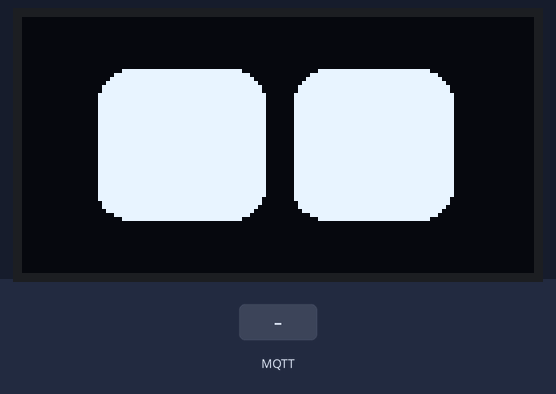
A sketch run on a simulated ESP8266 (NodeMCU). On the bench: 128×64 one-colour display. Inputs (shaded band) come from the test bench. WiFi joins after 1.5 s; servers stay silent unless stated; random numbers use the default seed unless the sketch sets one; no MQTT or app messages arrive unless stated; what the sketch prints to the serial monitor is not drawn.

Above: at 2.7 s.
2.8 s: MQTT message "Sad" arrives on the first subscribed topic
At 3.9 s:
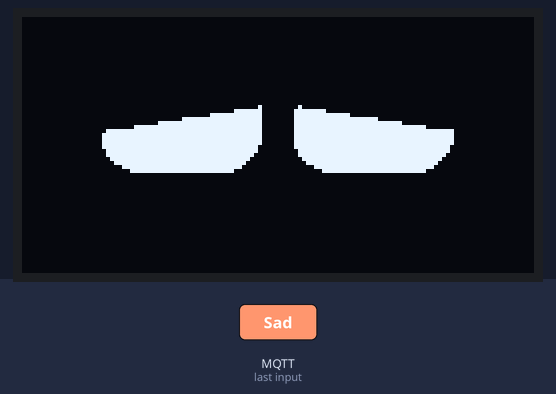
4.8 s: MQTT message "Normal" arrives on the first subscribed topic
At 4.99 s:
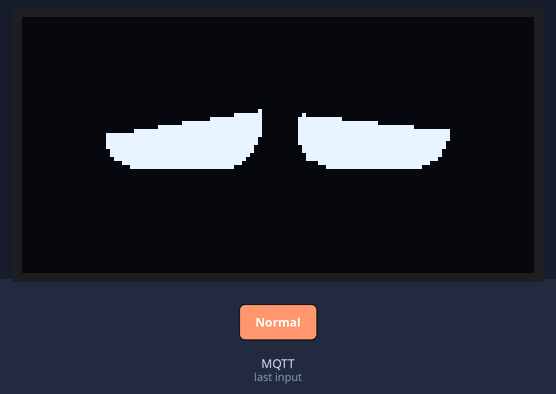
6.3 s: MQTT message "Angry" arrives on the first subscribed topic
At 6.95 s:
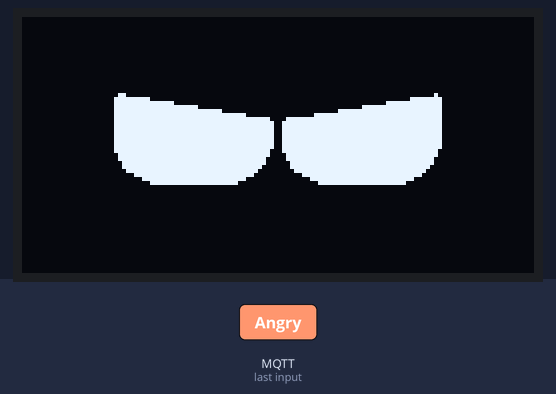
8.1 s: MQTT message "Glee" arrives on the first subscribed topic
At 8.57 s:
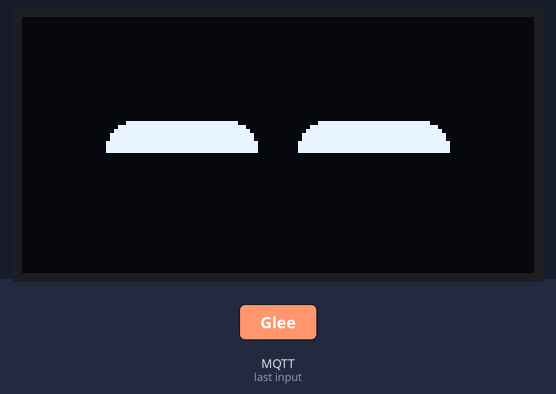
9.9 s: MQTT message "Happy" arrives on the first subscribed topic
At 10.9 s:
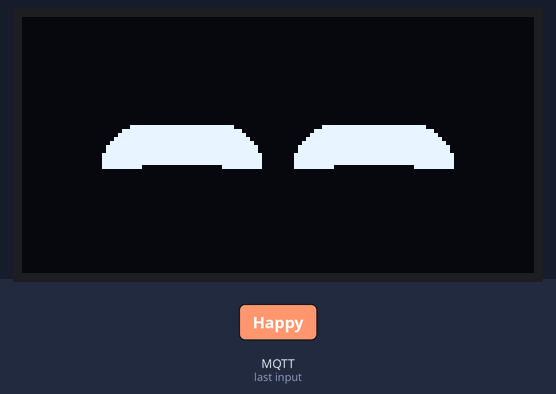
11.5 s: MQTT message "Worried" arrives on the first subscribed topic
At 13.0 s:
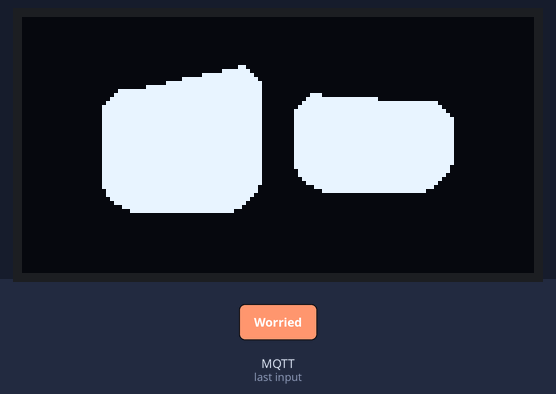
Timing chart, 0 to 14.3 s (numbered marks = the images above; inputs shaded):
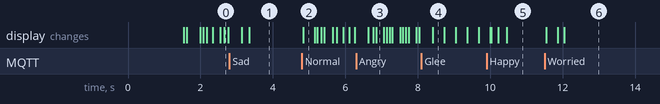

Measured:
- after the input at 4.8 s, the display: changes at once (image 2)
- after the input at 11.5 s, the display: first changes at once (image 6 shows a later state)

The sketch:

face.ino
```cpp
#include <ESP8266WiFi.h>
#include <ESP8266WebServer.h>
#include <PubSubClient.h>
#include "Face.h"

// WiFi配置
const char* ssid = "your";  // 替换为您的WiFi名称
const char* password = "your";  // 替换为您的WiFi密码
const char* mqtt_server = "your"; // 替换为您的MQTT代理地址
const char* mqtt_user = "your"; // 替换为您的MQTT用户名
const char* mqtt_password = "your"; // 替换为您的MQTT密码

WiFiClient espClient;
PubSubClient client(espClient);
// Web服务器对象
ESP8266WebServer server(80);

// 面部对象
Face *face;

// 初始化WiFi连接
void setup_wifi() {
  delay(10);
  Serial.println();
  Serial.print("连接到 ");
  Serial.println(ssid);
  WiFi.begin(ssid, password);

  while (WiFi.status() != WL_CONNECTED) {
    delay(500);
    Serial.print(".");
  }

  Serial.println("");
  Serial.println("WiFi已连接");
  Serial.println("IP地址: ");
  Serial.println(WiFi.localIP());
}

// 处理根路径的HTTP请求
void handleRoot() {
  String html = "<html><head><meta charset='UTF-8'></head><body><h1>表情控制台</h1>"
                "<p><a href=\"/set-emotion?emotion=Normal\">正常</a></p>"
                "<p><a href=\"/set-emotion?emotion=Angry\">生气</a></p>"
                "<p><a href=\"/set-emotion?emotion=Glee\">快乐</a></p>"
                "<p><a href=\"/set-emotion?emotion=Happy\">高兴</a></p>"
                "<p><a href=\"/set-emotion?emotion=Sad\">悲伤</a></p>"
                "<p><a href=\"/set-emotion?emotion=Worried\">担忧</a></p>"
                "<p><a href=\"/set-emotion?emotion=Focused\">专注</a></p>"
                "<p><a href=\"/set-emotion?emotion=Annoyed\">烦躁</a></p>"
                "<p><a href=\"/set-emotion?emotion=Surprised\">惊讶</a></p>"
                "<p><a href=\"/set-emotion?emotion=Skeptic\">怀疑</a></p>"
                "<p><a href=\"/set-emotion?emotion=Frustrated\">沮丧</a></p>"
                "<p><a href=\"/set-emotion?emotion=Unimpressed\">无感</a></p>"
                "<p><a href=\"/set-emotion?emotion=Sleepy\">困倦</a></p>"
                "<p><a href=\"/set-emotion?emotion=Suspicious\">怀疑</a></p>"
                "<p><a href=\"/set-emotion?emotion=Squint\">眯眼</a></p>"
                "<p><a href=\"/set-emotion?emotion=Furious\">狂怒</a></p>"
                "<p><a href=\"/set-emotion?emotion=Scared\">害怕</a></p>"
                "<p><a href=\"/set-emotion?emotion=Awe\">敬畏</a></p>"
                "</body></html>";
  server.send(200, "text/html", html);
}

// 处理设置表情的HTTP请求
void handleSetEmotion() {
  String emotion = server.arg("emotion");
  setEmotion(emotion);
  server.send(200, "text/html", "<html><head><meta charset='UTF-8'></head><body><h1>表情已设置为 " + emotion + "</h1>"
                                "<p><a href=\"/\">返回主页面</a></p></body></html>");
}

void setEmotion(String emotion) {
  if (emotion == "Normal") {
    face->Expression.GoTo_Normal();
  } else if (emotion == "Angry") {
    face->Expression.GoTo_Angry();
  } else if (emotion == "Glee") {
    face->Expression.GoTo_Glee();
  } else if (emotion == "Happy") {
    face->Expression.GoTo_Happy();
  } else if (emotion == "Sad") {
    face->Expression.GoTo_Sad();
  } else if (emotion == "Worried") {
    face->Expression.GoTo_Worried();
  } else if (emotion == "Focused") {
    face->Expression.GoTo_Focused();
  } else if (emotion == "Annoyed") {
    face->Expression.GoTo_Annoyed();
  } else if (emotion == "Surprised") {
    face->Expression.GoTo_Surprised();
  } else if (emotion == "Skeptic") {
    face->Expression.GoTo_Skeptic();
  } else if (emotion == "Frustrated") {
    face->Expression.GoTo_Frustrated();
  } else if (emotion == "Unimpressed") {
    face->Expression.GoTo_Unimpressed();
  } else if (emotion == "Sleepy") {
    face->Expression.GoTo_Sleepy();
  } else if (emotion == "Suspicious") {
    face->Expression.GoTo_Suspicious();
  } else if (emotion == "Squint") {
    face->Expression.GoTo_Squint();
  } else if (emotion == "Furious") {
    face->Expression.GoTo_Furious();
  } else if (emotion == "Scared") {
    face->Expression.GoTo_Scared();
  } else if (emotion == "Awe") {
    face->Expression.GoTo_Awe();
  }
}

void setup() {
  Serial.begin(9600);

  // 初始化WiFi连接
  setup_wifi();
  client.setServer(mqtt_server, 1883);
  client.setCallback(callback);

  // 创建一个新的面部对象，设置屏幕宽度、高度和眼睛大小
  face = new Face(/* screenWidth = */ 128, /* screenHeight = */ 64, /* eyeSize = */ 40);
  // 设置当前表情为正常
  face->Expression.GoTo_Normal();

  // 自动在不同的行为之间切换（基于分配给每种情绪的权重随机选择新的行为）
  face->RandomBehavior = true;

  // 自动眨眼
  face->RandomBlink = true;
  // 设置眨眼的间隔时间
  face->Blink.Timer.SetIntervalMillis(4000);

  // 自动选择新的随机方向看
  face->RandomLook = false;

  // 配置Web服务器路由
  server.on("/", handleRoot);
  server.on("/set-emotion", handleSetEmotion);
  server.begin();

  Serial.println("HTTP服务器已启动");
}

void loop() {
  if (!client.connected()) {
    reconnect();
  }
  client.loop();
  // 处理Web服务器客户端请求
  server.handleClient();

  // 更新面部显示
  face->Update();
}

void reconnect() {
  while (!client.connected()) {
    Serial.print("尝试MQTT连接...");
    if (client.connect("ESP8266Client_face", mqtt_user, mqtt_password)) {
      Serial.println("已连接");
      client.subscribe("emotion/control");
    } else {
      Serial.print("连接失败, rc=");
      Serial.print(client.state());
      Serial.println(" 5秒后重试");
      delay(5000);
    }
  }
}

void callback(char* topic, byte* payload, unsigned int length) {
  String message;
  for (int i = 0; i < length; i++) {
    message += (char)payload[i];
  }

  if (String(topic) == "emotion/control") {
    setEmotion(message);
    String response = "表情设置为 " + message;
    Serial.println(response);
    client.publish("emotion/status", response.c_str());
  }
}
```

Animations.h
```cpp
// (licence header left out)
#ifndef _ANIMATIONS_h
#define _ANIMATIONS_h

#include <Arduino.h>

class IAnimation {
public:
	virtual float GetValue() = 0;
	virtual float GetValue(unsigned long overWriteMillis) = 0;
	virtual unsigned long GetElapsed() = 0;

private:
	virtual float Calculate(unsigned long elapsedMillis) = 0;
};

class AnimationBase : IAnimation {
  public:
	  AnimationBase(unsigned long interval) : Interval(interval), StarTime(millis()) {}

	  unsigned long Interval;
	  unsigned long StarTime;

	  virtual void Restart() {
		  StarTime = millis();
	  }
	  float GetValue() override final {
		  return GetValue(GetElapsed());
	  }
	  float GetValue(unsigned long elapsedMillis) override final {
		  return Calculate(elapsedMillis);
	  }
	  unsigned long GetElapsed() override {
		  return static_cast<unsigned long> (millis() - StarTime);
	  }

  protected:
	  float Calculate(unsigned long elapsedMillis) override { return 0.0; }
};

class DeltaAnimation : public AnimationBase {
  public:
	  unsigned long StarTime;
	  DeltaAnimation(unsigned long interval) : AnimationBase(interval) {};
	  float Calculate(unsigned long elapsedMillis) {
		  if (elapsedMillis < Interval)	{
			  return 0.0f;
		  }
		  else {
			  return 1.0f;
		  }
	  };
};


class StepAnimation : public AnimationBase {
  public:
	  unsigned long Interval;
	  unsigned long StarTime;
	  bool IsActive = true;
  	StepAnimation(unsigned long interval) : AnimationBase(interval) {};

	  float Calculate(unsigned long elapsedMillis) {
		  if (elapsedMillis < Interval)	{
			  return 0.0f;
		  }
		  return 1.0f;
	  };
};


class RampAnimation : public AnimationBase {
public:

	unsigned long StarTime;
	bool IsActive = true;

	RampAnimation(unsigned long interval) : AnimationBase(interval) {};

	float Calculate(unsigned long elapsedMillis) {
		if (elapsedMillis < Interval)	{
			return static_cast<float>(elapsedMillis) / Interval;
		}
		return 1.0f;
	};
};

class TriangleAnimation : public AnimationBase {
public:

	TriangleAnimation(unsigned long interval) : AnimationBase(interval) {
		_t0 = interval / 2;
		_t1 = interval - _t0;
	}
	TriangleAnimation(unsigned long t0, unsigned long t1) : AnimationBase(t0 + t1) {
		_t0 = t0;
		_t1 = t1;
	};
	float Calculate(unsigned long elapsedMillis) {
		if (elapsedMillis % Interval < _t0) {
			return static_cast<float>(elapsedMillis % Interval) / _t0;
		}
		return 1.0f - (static_cast<float>(elapsedMillis % Interval) - _t0) / _t1;
	};
	unsigned long _t0;
	unsigned long _t1;
};


class TrapeziumAnimation : public AnimationBase {
public:
	TrapeziumAnimation(unsigned long t) : AnimationBase(t) {
		_t0 = t / 3;
		_t1 = _t0;
		_t2 = t - _t0 - _t1;
	};
	TrapeziumAnimation(unsigned long t0, unsigned long t1, unsigned long t2) : AnimationBase(t0 + t1 + t2) {
		_t0 = t0;
		_t1 = t1;
		_t2 = t2;
	};
	float Calculate(unsigned long elapsedMillis) override {
		if (elapsedMillis > Interval) return 0.0;
		if (elapsedMillis < _t0) {
			return static_cast<float>(elapsedMillis) / _t0;
		}
		else if (elapsedMillis < _t0 + _t1) {
			return 1.0f;
		}
		else {
			return 1.0f - (static_cast<float>(elapsedMillis) - _t1 - _t0) / _t2;
		}
	};

	unsigned long _t0;
	unsigned long _t1;
	unsigned long _t2;
};


class TrapeziumPulseAnimation : public AnimationBase {
public:
	TrapeziumPulseAnimation(unsigned long t) : AnimationBase(t) {
		_t0 = 0;
		_t1 = t / 3;
		_t2 = t - _t0 - _t0;
		_t3 = _t1;
		_t4 = 0;
	};

	TrapeziumPulseAnimation(unsigned long t0, unsigned long t1, unsigned long t2) : AnimationBase(t0 + t1 + t2) {
		_t0 = 0;
		_t1 = t0;
		_t2 = t1;
		_t3 = t2;
		_t4 = 0;
	};

	TrapeziumPulseAnimation(unsigned long t0, unsigned long t1, unsigned long t2, unsigned long t3, unsigned long t4) : AnimationBase(t0 + t1 + t2 + t3 + t4) {
		_t0 = t0;
		_t1 = t1;
		_t2 = t2;
		_t3 = t3;
		_t4 = t4;
	};

	float Calculate(unsigned long elapsedMillis) override {
		unsigned long elapsed = elapsedMillis % Interval;

		if (elapsed < _t0) {
			return 0.0;
		}
		if (elapsed < _t0 + _t1) {
			return static_cast<float>(elapsed - _t0) / _t1;
		}
		else if (elapsed < _t0 + _t1 + _t2)	{
			return 1.0f;
		}
		else if (elapsed < _t0 + _t1 + _t2 + _t3)	{
			return 1.0f - (static_cast<float>(elapsed) - _t2 - _t1 - _t0) / _t3;
		}
		return 0.0;
	};

	void SetInterval(uint16_t t) {
		_t0 = 0;
		_t1 = t / 3;
		_t2 = t - _t0 - _t0;
		_t3 = _t1;
		_t4 = 0;
		Interval = _t0 + _t1 + _t2 + _t3 + _t4;
	}

	void SetTriangle(uint16_t t, uint16_t delay) {
		_t0 = 0;
		_t1 = t / 2;
		_t2 = 0;
		_t3 = _t1;
		_t4 = delay;
		Interval = _t0 + _t1 + _t2 + _t3 + _t4;
	}

	void SetTriangleCuadrature(uint16_t t, uint16_t delay) {
		_t0 = delay;
		_t1 = t / 2;
		_t2 = 0;
		_t3 = _t1;
		_t4 = 0;
		Interval = _t0 + _t1 + _t2 + _t3 + _t4;
	}

	void SetPulse(uint16_t t, uint16_t delay) {
		_t0 = 0;
		_t1 = t / 3;
		_t2 = t - _t0 - _t0;
		_t3 = _t1;
		_t4 = delay;
		Interval = _t0 + _t1 + _t2 + _t3 + _t4;
	}

	void SetPulseCuadrature(uint16_t t, uint16_t delay) {
		_t0 = delay;
		_t1 = t / 3;
		_t2 = t - _t0 - _t0;
		_t3 = _t1;
		_t4 = 0;
		Interval = _t0 + _t1 + _t2 + _t3 + _t4;
	}

	void SetInterval(uint16_t t0, uint16_t t1, uint16_t t2, uint16_t t3, uint16_t t4) {
		_t0 = t0;
		_t1 = t1;
		_t2 = t2;
		_t3 = t3;
		_t4 = t4;
		Interval = _t0 + _t1 + _t2 + _t3 + _t4;
	}

	unsigned long _t0;
	unsigned long _t1;
	unsigned long _t2;
	unsigned long _t3;
	unsigned long _t4;
};

#endif
```

BlinkAssistant.cpp
```cpp
// (licence header left out)
#include "BlinkAssistant.h"
#include "Face.h"

BlinkAssistant::BlinkAssistant(Face& face) : _face(face), Timer(3500) {
	Timer.Start();
}

void BlinkAssistant::Update() {
	Timer.Update();

	if (Timer.IsExpired()) {
		Blink();
	}
}

void BlinkAssistant::Blink() {
	_face.LeftEye.BlinkTransformation.Animation.Restart();
	_face.RightEye.BlinkTransformation.Animation.Restart();
	Timer.Reset();
}
```

BlinkAssistant.h
```cpp
// (licence header left out)
#ifndef _BLINKASSISTANT_h
#define _BLINKASSISTANT_h

#include <Arduino.h>
#include "Animations.h"
#include "AsyncTimer.h"

class Face;

class BlinkAssistant {
 protected:
	Face&  _face;

 public:
	BlinkAssistant(Face& face);

	AsyncTimer Timer;

	void Update();
	void Blink();
};

#endif
```

Common.h
```cpp
#ifndef COMMON_h
#define COMMON_h

#include <U8g2lib.h>

extern U8G2_SSD1306_128X64_NONAME_F_SW_I2C u8g2;

#endif
```

Eye.cpp
```cpp
// (licence header left out)
#include "Eye.h"

Eye::Eye(Face& face) : _face(face) {

  this->IsMirrored = false;

	ChainOperators();
	Variation1.Animation._t0 = 200;
	Variation1.Animation._t1 = 200;
	Variation1.Animation._t2 = 200;
	Variation1.Animation._t3 = 200;
	Variation1.Animation._t4 = 0;
	Variation1.Animation.Interval = 800;

	Variation2.Animation._t0 = 0;
	Variation2.Animation._t1 = 200;
	Variation2.Animation._t2 = 200;
	Variation2.Animation._t3 = 200;
	Variation2.Animation._t4 = 200;
	Variation2.Animation.Interval = 800;
}

void Eye::ChainOperators() {
	Transition.Origin = &Config;
	Transformation.Input = &Config;
	Variation1.Input = &(Transformation.Output);
	Variation2.Input = &(Variation1.Output);
	BlinkTransformation.Input = &(Variation2.Output);
	FinalConfig = &(BlinkTransformation.Output);
}

void Eye::Update() {
	Transition.Update();
	Transformation.Update();
	Variation1.Update();
	Variation2.Update();
	BlinkTransformation.Update();
}

void Eye::Draw() {
	Update();
	EyeDrawer::Draw(CenterX, CenterY, FinalConfig);
}

void Eye::ApplyPreset(const EyeConfig config) {
	Config.OffsetX = this->IsMirrored ? -config.OffsetX : config.OffsetX;
	Config.OffsetY = -config.OffsetY;
	Config.Height = config.Height;
	Config.Width = config.Width;
	Config.Slope_Top = this->IsMirrored ? config.Slope_Top : -config.Slope_Top;
	Config.Slope_Bottom = this->IsMirrored ? config.Slope_Bottom : -config.Slope_Bottom;
	Config.Radius_Top = config.Radius_Top;
	Config.Radius_Bottom = config.Radius_Bottom;
	Config.Inverse_Radius_Top = config.Inverse_Radius_Top;
	Config.Inverse_Radius_Bottom = config.Inverse_Radius_Bottom;

	Transition.Animation.Restart();
}

void Eye::TransitionTo(const EyeConfig config) {
	Transition.Destin.OffsetX = this->IsMirrored ? -config.OffsetX : config.OffsetX;
	Transition.Destin.OffsetY = -config.OffsetY;
	Transition.Destin.Height = config.Height;
	Transition.Destin.Width = config.Width;
	Transition.Destin.Slope_Top = this->IsMirrored ? config.Slope_Top : -config.Slope_Top;
	Transition.Destin.Slope_Bottom = this->IsMirrored ? config.Slope_Bottom : -config.Slope_Bottom;
	Transition.Destin.Radius_Top = config.Radius_Top;
	Transition.Destin.Radius_Bottom = config.Radius_Bottom;
	Transition.Destin.Inverse_Radius_Top = config.Inverse_Radius_Top;
	Transition.Destin.Inverse_Radius_Bottom = config.Inverse_Radius_Bottom;

	Transition.Animation.Restart();
}
```

Eye.h
```cpp
// (licence header left out)
#ifndef _EYE_h
#define _EYE_h

#include <Arduino.h>
#include "Common.h"
#include "Animations.h"
#include "EyeConfig.h"
#include "EyeDrawer.h"
#include "EyeTransition.h"
#include "EyeTransformation.h"
#include "EyeVariation.h"
#include "EyeBlink.h"
#include "EyeVariation.h"

class Face;

class Eye {
  protected:
    Face& _face;

    void Update();
    void ChainOperators();

  public:
    Eye(Face& face);

    uint16_t CenterX;
    uint16_t CenterY;
    bool IsMirrored = false;

    EyeConfig Config;
    EyeConfig* FinalConfig;

    EyeTransition Transition;
    EyeTransformation Transformation;
    EyeVariation Variation1;
    EyeVariation Variation2;
    EyeBlink BlinkTransformation;

    void ApplyPreset(const EyeConfig preset);
    void TransitionTo(const EyeConfig preset);
    void Draw();
};

#endif
```

EyeBlink.cpp
```cpp
// (licence header left out)
#include "EyeBlink.h"


EyeBlink::EyeBlink() : Animation(40, 100, 40) { }

void EyeBlink::Update() {
	auto t = Animation.GetValue();
	if(Animation.GetElapsed() > Animation.Interval) t = 0.0;
	Apply(t * t);
}


void EyeBlink::Apply(float t) {
	Output.OffsetX = Input->OffsetX;
	Output.OffsetY = Input->OffsetY;

	Output.Width = (BlinkWidth - Input->Width) * t + Input->Width;
	Output.Height = (BlinkHeight - Input->Height) * t + Input->Height;

	Output.Slope_Top = Input->Slope_Top * (1.0 - t);
	Output.Slope_Bottom = Input->Slope_Bottom * (1.0 - t);
	Output.Radius_Top = Input->Radius_Top * (1.0 - t);
	Output.Radius_Bottom = Input->Radius_Bottom * (1.0 - t);
	Output.Inverse_Radius_Top = Input->Inverse_Radius_Top * (1.0 - t);
	Output.Inverse_Radius_Bottom = Input->Inverse_Radius_Bottom * (1.0 - t);
	Output.Inverse_Offset_Top = Input->Inverse_Offset_Top * (1.0 - t);
	Output.Inverse_Offset_Bottom = Input->Inverse_Offset_Bottom * (1.0 - t);
}
```

EyeBlink.h
```cpp
// (licence header left out)
#ifndef _EYEBLINK_h
#define _EYEBLINK_h

#include <Arduino.h>
#include "Animations.h"
#include "EyeConfig.h"

class EyeBlink {
 protected:

public:
	EyeBlink();

	EyeConfig* Input;
	EyeConfig Output;

	TrapeziumAnimation Animation;

	int32_t BlinkWidth = 60;
	int32_t BlinkHeight = 2;

	void Update();
	void Apply(float t);
};

#endif
```

EyeTransformation.cpp
```cpp
// (licence header left out)
#include "EyeTransformation.h"


EyeTransformation::EyeTransformation() : Animation(200)
{
}

void EyeTransformation::Update()
{
	auto t = Animation.GetValue();
	Current.MoveX = (Destin.MoveX - Origin.MoveX) * t + Origin.MoveX;
	Current.MoveY = (Destin.MoveY - Origin.MoveY) * t + Origin.MoveY;
	Current.ScaleX = (Destin.ScaleX - Origin.ScaleX) * t + Origin.ScaleX;
	Current.ScaleY = (Destin.ScaleY - Origin.ScaleY) * t + Origin.ScaleY;

	Apply();
}

void EyeTransformation::Apply()
{
	Output.OffsetX = Input->OffsetX + Current.MoveX;
	Output.OffsetY = Input->OffsetY - Current.MoveY;
	Output.Width = Input->Width * Current.ScaleX;
	Output.Height = Input->Height * Current.ScaleY;

	Output.Slope_Top = Input->Slope_Top;
	Output.Slope_Bottom = Input->Slope_Bottom;
	Output.Radius_Top = Input->Radius_Top;
	Output.Radius_Bottom = Input->Radius_Bottom;
	Output.Inverse_Radius_Top = Input->Inverse_Radius_Top;
	Output.Inverse_Radius_Bottom = Input->Inverse_Radius_Bottom;
	Output.Inverse_Offset_Top = Input->Inverse_Offset_Top;
	Output.Inverse_Offset_Bottom = Input->Inverse_Offset_Bottom;
}

void EyeTransformation::SetDestin(Transformation transformation)
{
	Origin.MoveX =  Current.MoveX;
	Origin.MoveY =  Current.MoveY;
	Origin.ScaleX = Current.ScaleX;
	Origin.ScaleY = Current.ScaleY;

	Destin.MoveX =  transformation.MoveX;
	Destin.MoveY =  transformation.MoveY;
	Destin.ScaleX = transformation.ScaleX;
	Destin.ScaleY = transformation.ScaleY;
}
```

EyeTransformation.h
```cpp
// (licence header left out)
#ifndef _EYETRANSFORMATION_h
#define _EYETRANSFORMATION_h

#include <Arduino.h>
#include "Animations.h"
#include "EyeConfig.h"

struct Transformation
{
	float MoveX = 0.0;
	float MoveY = 0.0;
	float ScaleX = 1.0;
	float ScaleY = 1.0;
};

class EyeTransformation
{
public:
	EyeTransformation();

	EyeConfig* Input;
	EyeConfig Output;

	Transformation Origin;
	Transformation Current;
	Transformation Destin;

	RampAnimation Animation;

	void Update();
	void Apply();
	void SetDestin(Transformation transformation);
};

#endif
```

Source omitted: EyeDrawer.h (9472 bytes), EyePresets.h (8355 bytes), EyeTransition.cpp (2002 bytes), EyeTransition.h (1078 bytes), EyeVariation.cpp (2207 bytes), EyeVariation.h (1199 bytes), Face.cpp (2516 bytes), Face.h (1742 bytes), FaceBehavior.cpp (4004 bytes), FaceBehavior.h (1309 bytes), FaceEmotions.hpp (1080 bytes), FaceExpression.cpp (4738 bytes) and 4 more
